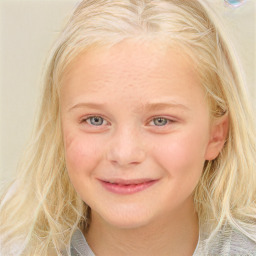
#> input picture images/task4.jpg, 256 x 256 px
$ python task_4_block_averaging.py
#> lines starting #> are read from the running program, lines starting #| are printed output that depends on the picture
import cv2
import numpy as np
import os

def get_block_average(img, block_size):
    h, w = img.shape[:2]
    output = np.zeros_like(img) # Create an empty output image of the same shape

    if len(img.shape) == 2:  # Grayscale image
        print("Grayscale image detected.")
        for y in range(0, h, block_size):
            for x in range(0, w, block_size):
                y_end = min(y + block_size, h) # Define the block boundaries (ensure no overflow at edges)
                x_end = min(x + block_size, w)

                block = img[y:y_end, x:x_end] # Extract the block
                avg = np.uint8(np.mean(block))

                output[y:y_end, x:x_end] = avg

    elif len(img.shape) == 3:  # Color image
        print("Color image detected.")
        channels = img.shape[2]
        for y in range(0, h, block_size):
            for x in range(0, w, block_size):
                y_end = min(y + block_size, h)
                x_end = min(x + block_size, w)
                for c in range(channels): # Process each channel separately
                    block = img[y:y_end, x:x_end, c]
                    avg = np.uint8(np.mean(block))

                    output[y:y_end, x:x_end, c] = avg

    else:
        raise ValueError("Unsupported image format.")

    return output


def main():
    os.makedirs("../results", exist_ok=True)
    # img = cv2.imread("../images/task4.jpg") # Uncomment to load as color image
    img = cv2.imread("../images/task4.jpg", cv2.IMREAD_GRAYSCALE) # Uncomment to load as grayscale image
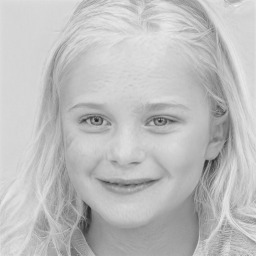
#> img: shape (256, 256); min 33, max 241, mean 190.1

    if img is None:
        print("Image not found!")
        exit(1)

    for block_size in [3, 5, 7]:
        # result = get_block_average(img, block_size)
        result = get_block_average(img, block_size)
        if len(img.shape) == 2:
            filename = f"../results/task4_block_average_for_grayscale_{block_size}.jpg"
        elif len(img.shape) == 3:
            filename = f"../results/task4_block_average_for_color_{block_size}.jpg"
        else:
            raise ValueError("Unsupported image format.")
        cv2.imwrite(filename, result)
#> this loop made 3 passes
#> pass 2, in main, `result = get_block_average(img, block_size)`:
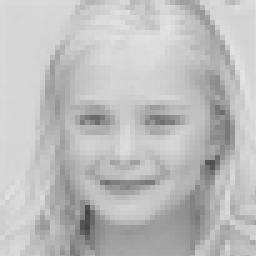
#> result: shape (256, 256); min 69, max 226, mean 189.6
#> pass 3, in main, `result = get_block_average(img, block_size)`:
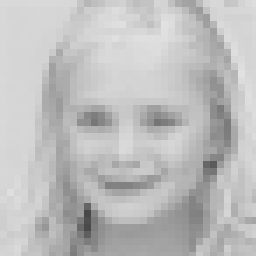
#> result: shape (256, 256); min 72, max 225, mean 189.6
    print("Block averaged images saved successfully in the 'results' directory.")


if __name__ == "__main__":
    main()

$ run again, with images/task1.jpg copied over images/task4.jpg
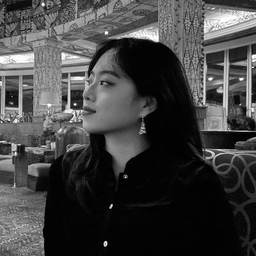
#> input picture images/task1.jpg, 256 x 256 px
#> in main, img is the input picture: shape (256, 256); min 0, max 255, mean 65.2
#> the loop in main, `for block_size in [3, 5, 7]:` made 3 passes
#> pass 1, in main, `result = get_block_average(img, block_size)`:
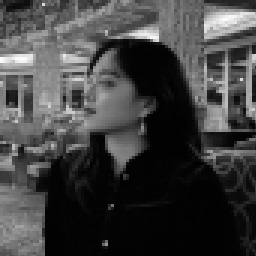
#> result: shape (256, 256); min 1, max 252, mean 64.8
#> pass 3, in main, `result = get_block_average(img, block_size)`:
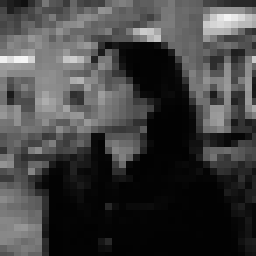
#> result: shape (256, 256); min 2, max 245, mean 64.8

$ run again, with images/task3.jpg copied over images/task4.jpg
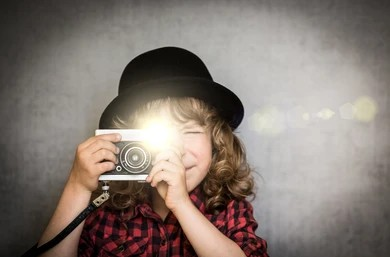
#> input picture images/task3.jpg, 390 x 257 px
#> in main, `img = cv2.imread("../images/task4.jpg", cv2.IMREAD_GRAYSCALE)`:
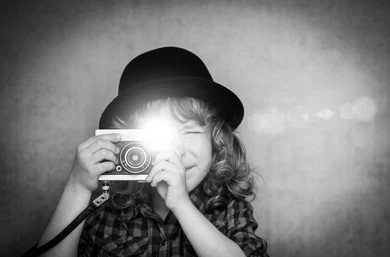
#> img: shape (257, 390); min 0, max 255, mean 125.5
#> the loop in main, `for block_size in [3, 5, 7]:` made 3 passes
#> pass 3, in main, `result = get_block_average(img, block_size)`:
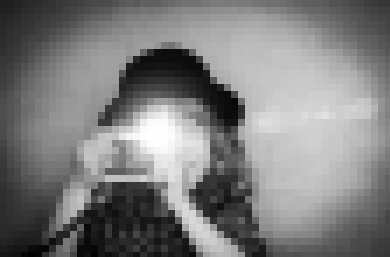
#> result: shape (257, 390); min 1, max 255, mean 125
